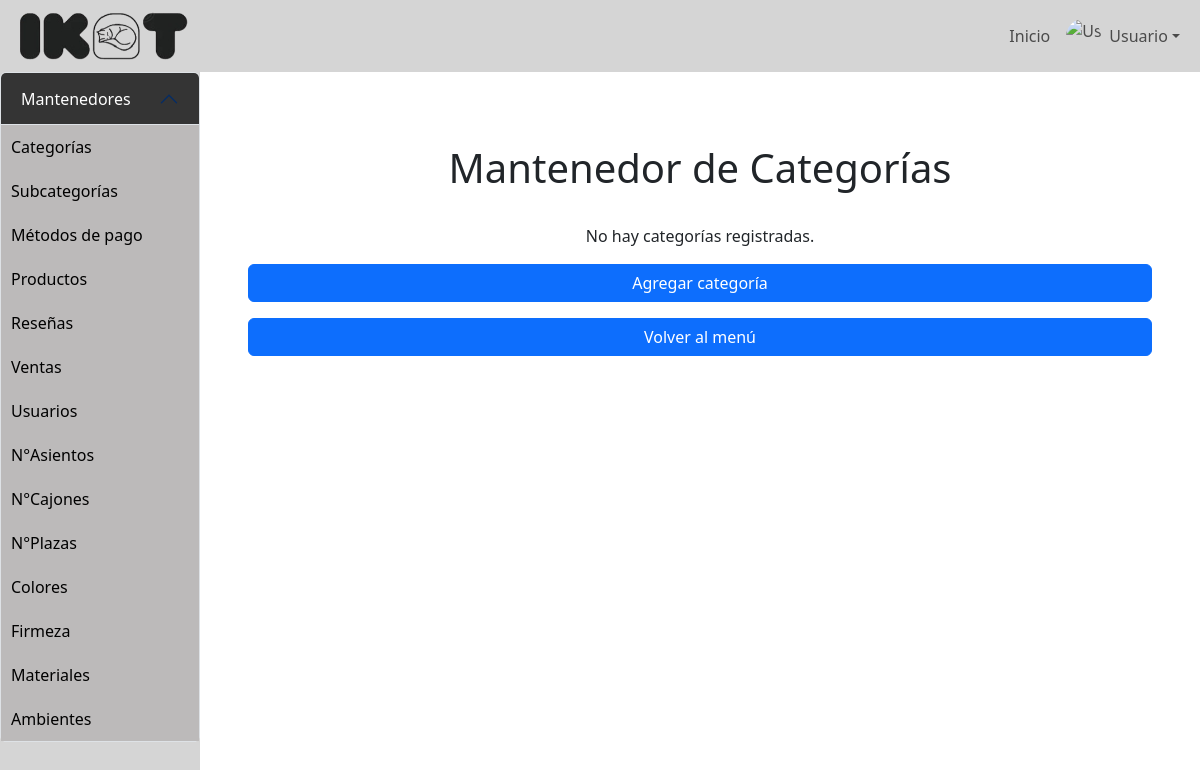
/mantenedores/categoria/mostrar_categoria.php, run on an earlier commit of the app's database.
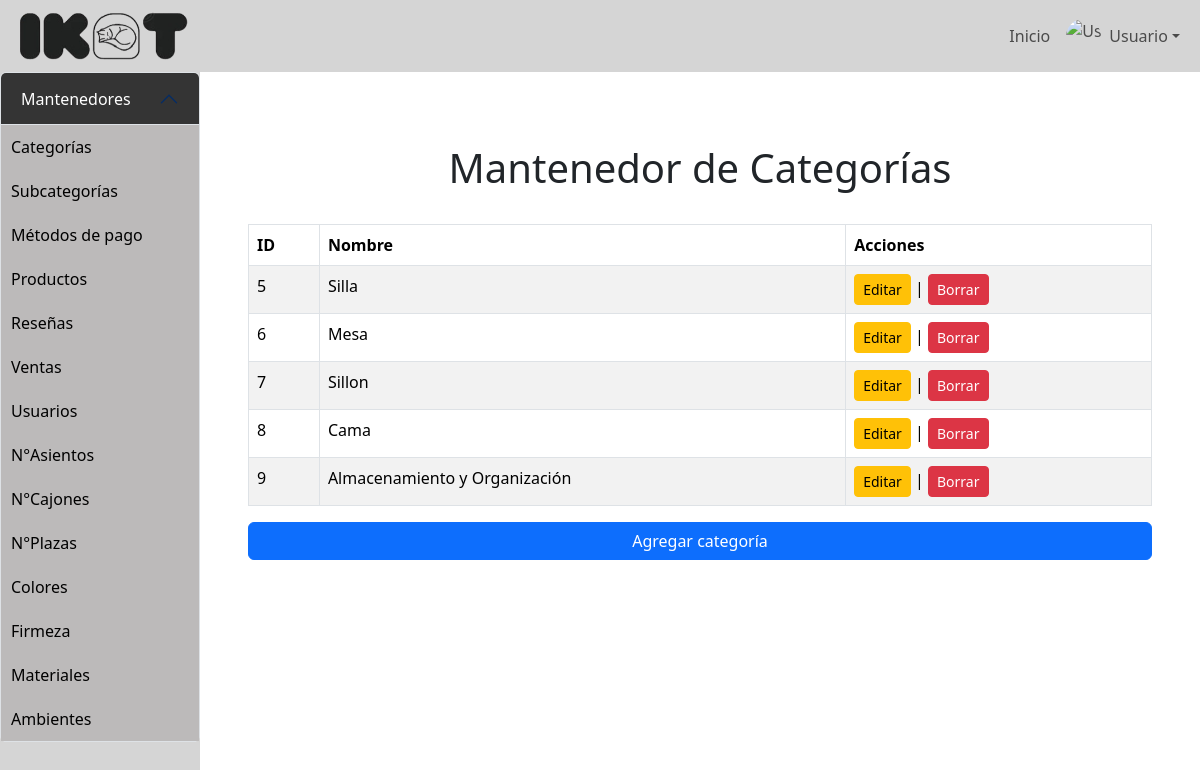
And on a later commit of the database.
### tables this page shows
CREATE TABLE `categoria` (
  `id_categoria` int(10) NOT NULL,
  `nombre_categoria` varchar(50) NOT NULL
);

### mantenedores/categoria/mostrar_categoria.php (the view, shortened to what this page needs)
<?php
include '../../config/conexion.php';
?>
<!DOCTYPE html>
<html lang="en">
<head>
    <link href="https://cdn.jsdelivr.net/npm/bootstrap@5.3.3/dist/css/bootstrap.min.css" rel="stylesheet">
    <link rel="stylesheet" href="../menu/styles.css">
</head>
<body>
    <nav class="navbar navbar-expand-lg">
        <div class="container-fluid">
            <img width="180px" height="auto" src="../ikat.png" alt="">
            <div class="collapse navbar-collapse" id="navbarContent">
                <ul class="navbar-nav ms-auto align-items-center">
                    <li class="nav-item">
                        <a class="nav-link" href="#">Inicio</a>
                    </li>
                    <li class="nav-item dropdown">
                        <a class="nav-link dropdown-toggle d-flex align-items-center" href="#" role="button" data-bs-toggle="dropdown" aria-expanded="false">
                            <img src="https://as2.ftcdn.net/v2/jpg/03/49/49/79/1000_F_349497933_Ly4im8BDmHLaLzgyKg2f2yZOvJjBtlw5.jpg"
                                 alt="User Image" class="user-avatar me-2">
                            Usuario
                        </a>
                    </li>
                </ul>
            </div>
        </div>
    </nav>
    <div class="d-flex">
        <div id="sidebar" class="collapse d-lg-block">
            <div class="accordion" id="accordionSidebar">
                <div class="accordion-item">
                    <h4 class="accordion-header" id="headingMantenedores">
                        <button class="accordion-button" type="button" data-bs-toggle="collapse"
                                data-bs-target="#mantenedoresLinks" aria-expanded="true" aria-controls="mantenedoresLinks">
                            Mantenedores
                        </button>
                    </h4>
                    <div id="mantenedoresLinks" class="accordion-collapse collapse show" aria-labelledby="headingMantenedores"
                         data-bs-parent="#accordionSidebar">
                        <div class="accordion-body p-0">
                            <a href="../categoria/mostrar_categoria.php" class="sidebar-link">Categorías</a>
                            <a href="../Mantenedor_subcategorias/mostrar_subcategoria.php" class="sidebar-link">Subcategorías</a>
                            <a href="../Mantenedor_metodo_pago/mostrar_metodo_pago.php" class="sidebar-link">Métodos de pago</a>
                            <a href="../Mantenedor_producto/mostrar_producto.php" class="sidebar-link">Productos</a>
                            <a href="../Mantenedor_reseña/mostrar_resenia.php" class="sidebar-link">Reseñas</a>
                            <a href="../Mantenedor_top_ventas/mostrar_top_ventas.php" class="sidebar-link">Ventas</a>
                            <a href="../Mantenedor_usuario/mostrar_usuario.php" class="sidebar-link">Usuarios</a>
                            <a href="../Mantenedor_n_asientos/mostrar_n_asientos.php" class="sidebar-link">N°Asientos</a>
                            <a href="../Mantenedor_n_cajones/mostrar_n_cajones.php" class="sidebar-link">N°Cajones</a>
                            <a href="../Mantenedor_n_plazas/mostrar_n_plazas.php" class="sidebar-link">N°Plazas</a>
                            <a href="../Mantenedor_colores/mostrar_color.php" class="sidebar-link">Colores</a>
                            <a href="../Mantenedor_firmezas/mostrar_firmeza.php" class="sidebar-link">Firmeza</a>
                            <a href="../Mantenedor_materiales/mostrar_material.php" class="sidebar-link">Materiales</a>
                            <a href="../Mantenedor_ambientes/mostrar_ambiente.php" class="sidebar-link">Ambientes</a>
                        </div>
                    </div>
                </div>
            </div>
        </div>
        <div class="content-area flex-grow-1 p-5 col-4 col-md-10">
            <h1 class="text-center p-4">Mantenedor de Categorías</h1>
            <div class="table-responsive">
                <?php
                    $sql = "SELECT * FROM categoria";
                    $result = $conn->query($sql);
                    if ($result->num_rows > 0) {
                        echo "<table class='table table-bordered table-striped'>
                                <thead class='thead-dark'>
                                    <tr>
                                        <th>ID</th>
                                        <th>Nombre</th>
                                        <th>Acciones</th>
                                    </tr>
                                </thead>
                                <tbody>";
                        while($row = $result->fetch_assoc()) {
                            echo "<tr>
                                    <td>" . $row["id_categoria"] . "</td>
                                    <td>" . $row["nombre_categoria"] . "</td>
                                    <td>
                                        <a class='btn btn-warning btn-sm' data-bs-toggle='modal' data-bs-target='#editarCategoriaModal" . $row["id_categoria"] . "'>Editar</a> |
                                        <a href='borrar_categoria.php?id=" . $row["id_categoria"] . "' class='btn btn-danger btn-sm'>Borrar</a>
                                    </td>
                                  </tr>";
                        }
                        echo "</tbody></table>";
                        echo "<a class='btn btn-primary mt-3 d-block' data-bs-toggle='modal' data-bs-target='#agregarCategoriaModal'>Agregar categoría</a>";
                    } else {
                        echo "<p class='text-center'>No hay categorías registradas.</p>";
                        echo "<a class='btn btn-primary mt-3 d-block' data-bs-toggle='modal' data-bs-target='#agregarCategoriaModal'>Agregar categoría</a>";
                        echo "<a href='../menu/menu.html' class='btn btn-primary mt-3 d-block'>Volver al menú</a>";
                    }
                ?>
            </div>
        </div>
    </div>
</body>
</html>

### assets/css/styles.css (style rules this page uses)
.navbar { background-color: #d5d5d5; }
#sidebar { min-height: 100vh; width: 250px; background-color: #D5D5D5; transition: transform 0.3s ease; }
#sidebar .accordion-button { background-color: #343434; color: rgb(255, 255, 255); }
.sidebar-link { background-color: #bcbaba; color: rgb(0, 0, 0); text-decoration: none; padding: 10px; display: block; }
.user-avatar { width: 35px; height: 35px; object-fit: cover; border-radius: 50%; }

What changed in the data, as far as the page shows it:
added categoria: id_categoria "5", nombre_categoria "Silla"
added categoria: id_categoria "6", nombre_categoria "Mesa"
added categoria: id_categoria "7", nombre_categoria "Sillon"
added categoria: id_categoria "8", nombre_categoria "Cama"
added categoria: id_categoria "9", nombre_categoria "Almacenamiento y Organización"
Also different on the page:
text no longer shown: "No hay categorías registradas. Volver al menú"
text now shown: "ID Nombre Acciones"
